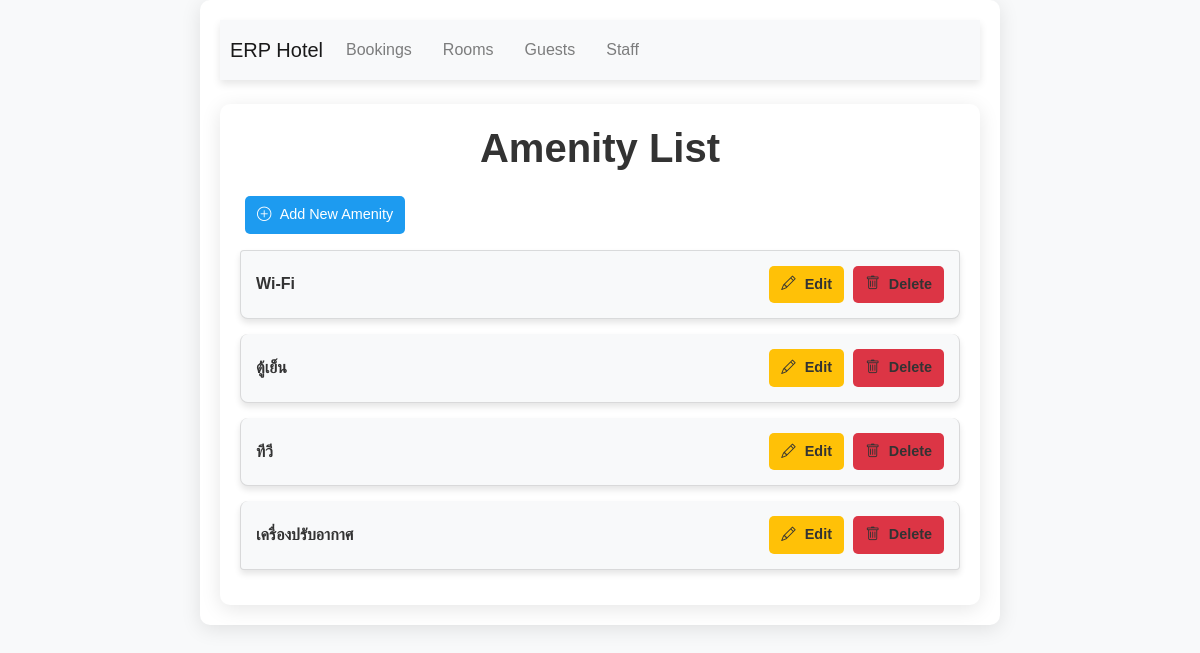
Page /amenitis/ on the committed database.
### rooms/models.py (models this page shows, shortened)
class Amenity(models.Model):
    name = models.CharField(max_length=100, unique=True, verbose_name=_("ชื่อสิ่งอำนวยความสะดวก"), help_text=_("เช่น Wi-Fi, ทีวี, เครื่องปรับอากาศ"))
    description = models.TextField(null=True, blank=True, verbose_name=_("รายละเอียด"), help_text=_("คำอธิบายเพิ่มเติมเกี่ยวกับสิ่งอำนวยความสะดวก"))
    history = HistoricalRecords()
    class Meta:
        verbose_name = _("สิ่งอำนวยความสะดวก")
        verbose_name_plural = _("สิ่งอำนวยความสะดวก")
        ordering = ["name"]

### rooms/views.py (the view)
# urls.py: path('amenitis/', views.amenity_list, name='amenity_list'),
def amenity_list(request):
    amenities = Amenity.objects.all()
    return render(request, 'amenity_list.html', {'amenities': amenities})

### rooms/templates/amenity_list.html (shortened to what this page needs)
{% extends 'base_generic.html' %}
{% load static %}
{% block content %}
    <link rel="stylesheet" href="{% static 'css/amenity_list.css' %}">
    <div class="container mt-4">
        <h1 class="mb-4">Amenity List</h1>
        <a href="{% url 'amenity_create' %}" class="btn btn-primary mb-3">
            <i class="bi bi-plus-circle"></i> Add New Amenity
        </a>
        <ul class="list-group">
            {% for amenity in amenities %}
                <li class="list-group-item d-flex justify-content-between align-items-center">
                    <a href="{% url 'amenity_detail' pk=amenity.pk %}" class="text-decoration-none">
                        {{ amenity.name }}
                    </a>
                    <span>
                        <a href="{% url 'amenity_edit' pk=amenity.pk %}" class="btn btn-warning btn-sm">
                            <i class="bi bi-pencil"></i> Edit
                        </a>
                        <a href="{% url 'amenity_delete' pk=amenity.pk %}" class="btn btn-danger btn-sm">
                            <i class="bi bi-trash"></i> Delete
                        </a>
                    </span>
                </li>
            {% endfor %}
        </ul>
    </div>
{% endblock %}

### bookings/static/css/styles.css (style rules this page uses)
body { font-family: 'Arial', sans-serif; background-color: #f8f9fa; margin: 0; padding: 0; }
.container { max-width: 900px; margin: 0 auto; padding: 20px; }
h1 { font-size: 2rem; color: #343a40; margin-bottom: 20px; }
.list-group-item { display: flex; justify-content: space-between; align-items: center; padding: 15px; border-radius: 8px; margin-bottom: 10px; background-color: #ffffff; box-shadow: 0 4px 6px rgba(0, 0, 0, 0.1); transition: background-color 0.3s ease, box-shadow 0.3s ease; }
.list-group-item a { font-weight: bold; color: #007bff; text-decoration: none; }
.btn { margin-left: 5px; }
.btn i { margin-right: 5px; }
.btn-primary { background-color: #007bff; border-color: #007bff; }
.btn-warning { background-color: #ffc107; border-color: #ffc107; }
.btn-danger { background-color: #dc3545; border-color: #dc3545; }

### rooms/static/css/amenity_list.css (style rules this page uses)
.container { max-width: 800px; margin: 0 auto; padding: 20px; background-color: #ffffff; border-radius: 10px; box-shadow: 0 4px 20px rgba(0, 0, 0, 0.1); }
h1 { font-size: 2.5rem; font-weight: bold; color: #333333; text-align: center; margin-bottom: 30px; }
a { color: #1d9bf0; text-decoration: none; transition: color 0.3s ease, text-decoration 0.3s ease; }
.list-group-item { display: flex; justify-content: space-between; align-items: center; padding: 15px; border-radius: 8px; margin-bottom: 15px; background-color: #f8f9fa; transition: box-shadow 0.3s ease, transform 0.2s ease; }
.list-group-item a { font-weight: bold; color: #333333; }
.btn { margin-left: 5px; padding: 8px 12px; border-radius: 5px; font-size: 0.9rem; transition: background-color 0.3s ease, transform 0.2s ease; }
.btn i { margin-right: 5px; }
.btn-primary { background-color: #1d9bf0; border: none; color: white; }
.btn-warning { background-color: #ffc107; border: none; color: #212529; }
.btn-danger { background-color: #dc3545; border: none; color: white; }

### rows in the picture
Amenity: name "Wi-Fi"
Amenity: name "ตู้เย็น"
Amenity: name "ทีวี"
Amenity: name "เครื่องปรับอากาศ"
